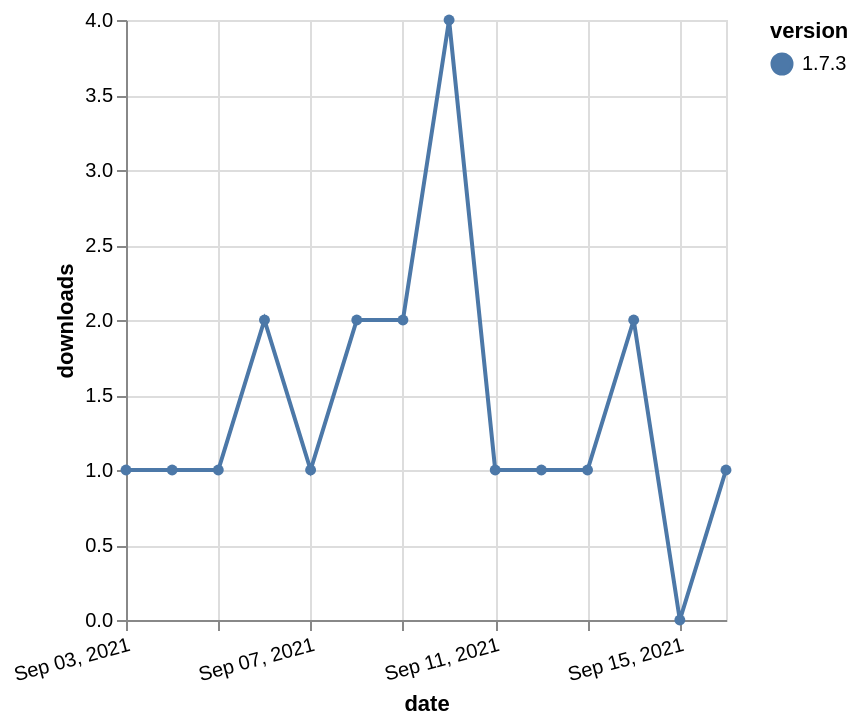

This figure's Vega-Lite source:
### Vega-Lite specification from a JSON file in a GitHub repository (floating-point values rounded to 4 significant figures)
{"$schema": "https://vega.github.io/schema/vega-lite/v5.json", "description": "A simple bar chart with embedded data.", "data": {"values": [{"date": "2021-09-03", "total": 381, "delta": 1, "version": "1.7.3"}, {"date": "2021-09-04", "total": 382, "delta": 1, "version": "1.7.3"}, {"date": "2021-09-05", "total": 383, "delta": 1, "version": "1.7.3"}, {"date": "2021-09-06", "total": 385, "delta": 2, "version": "1.7.3"}, {"date": "2021-09-07", "total": 386, "delta": 1, "version": "1.7.3"}, {"date": "2021-09-08", "total": 388, "delta": 2, "version": "1.7.3"}, {"date": "2021-09-09", "total": 390, "delta": 2, "version": "1.7.3"}, {"date": "2021-09-10", "total": 394, "delta": 4, "version": "1.7.3"}, {"date": "2021-09-11", "total": 395, "delta": 1, "version": "1.7.3"}, {"date": "2021-09-12", "total": 396, "delta": 1, "version": "1.7.3"}, {"date": "2021-09-13", "total": 397, "delta": 1, "version": "1.7.3"}, {"date": "2021-09-14", "total": 399, "delta": 2, "version": "1.7.3"}, {"date": "2021-09-15", "total": 399, "delta": 0, "version": "1.7.3"}, {"date": "2021-09-16", "total": 400, "delta": 1, "version": "1.7.3"}]}, "width": "container", "mark": {"type": "line", "point": {"filled": true}}, "encoding": {"x": {"field": "date", "type": "temporal", "timeUnit": "yearmonthdate", "title": "date", "axis": {"labelAngle": -15}}, "y": {"field": "delta", "type": "quantitative", "title": "downloads"}, "color": {"field": "version", "type": "nominal"}, "tooltip": {"field": "delta"}}}
